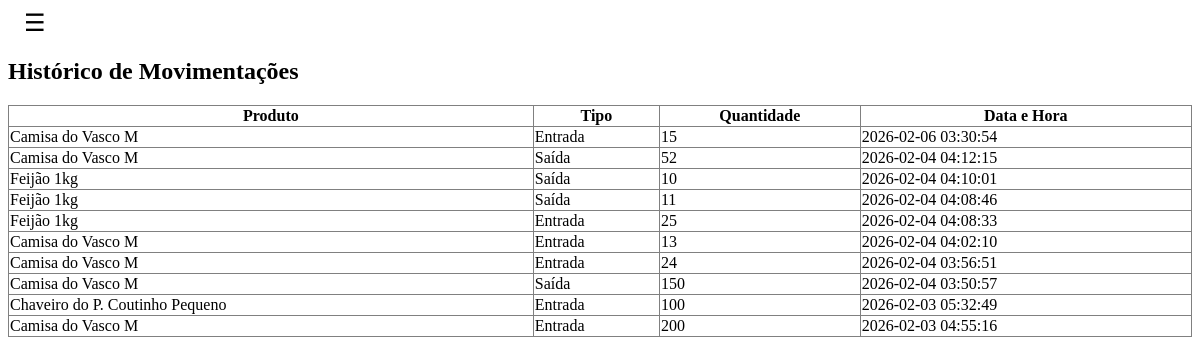
The page /historico_movimentacoes on the database as committed earlier.
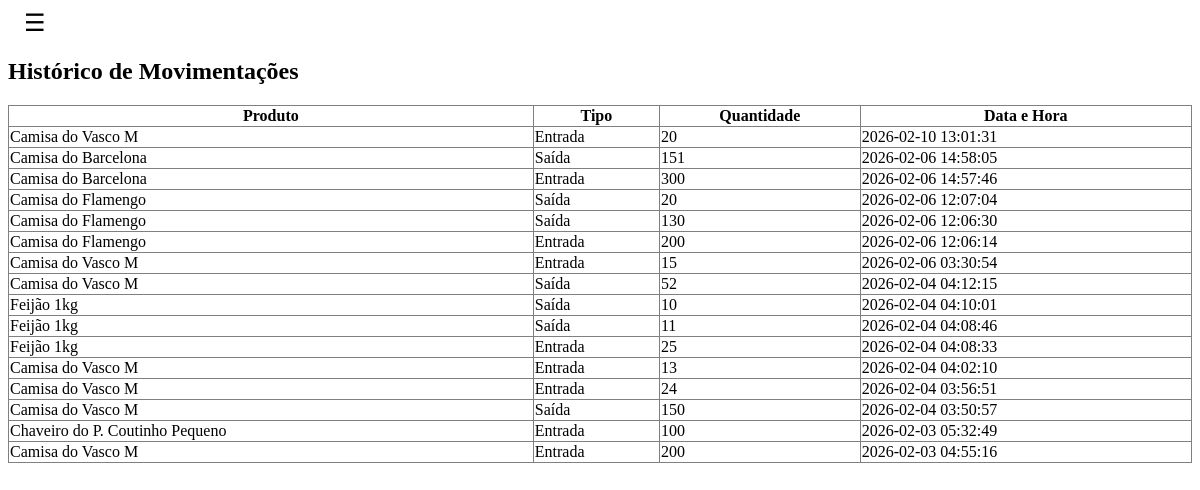
The same page on the database as committed later.
### tables this page shows
CREATE TABLE movimentacoes (
    id INTEGER PRIMARY KEY AUTOINCREMENT,
    produto_id INTEGER NOT NULL,
    tipo TEXT NOT NULL,
    quantidade INTEGER NOT NULL,
    data DATETIME DEFAULT CURRENT_TIMESTAMP,
    usuario_id INTEGER NOT NULL,
    FOREIGN KEY (produto_id) REFERENCES produtos(id),
    FOREIGN KEY (usuario_id) REFERENCES usuarios(id)
);

CREATE TABLE produtos (
    id INTEGER PRIMARY KEY AUTOINCREMENT,
    nome TEXT NOT NULL,
    codigo TEXT UNIQUE NOT NULL,
    categoria TEXT,
    quantidade INTEGER NOT NULL DEFAULT 0,
    estoque_minimo INTEGER NOT NULL,
    preco_custo REAL,
    preco_venda REAL
);

### app.py (the view)
@app.route("/historico_movimentacoes")
def historico_movimentacoes():
    conn = get_db_connection()
    cursor = conn.cursor()
    cursor.execute("""
        SELECT m.id, p.nome, m.tipo, m.quantidade, m.data AS data_hora
        FROM movimentacoes m
        JOIN produtos p ON m.produto_id = p.id
        ORDER BY m.data DESC
    """)
    movimentacoes = cursor.fetchall()
    conn.close()
    return render_template("historico_movimentacoes.html", movimentacoes=movimentacoes)

### app.py (called while the page is built)
def get_db_connection():
  conn = sqlite3.connect('estoque.db')
  conn.row_factory = sqlite3.Row
  return conn

### templates/historico_movimentacoes.html (shortened to what this page needs)
<link rel="stylesheet" href="{{ url_for('static', filename='historico_mov.css') }}">
<div class="navbar">
  <button onclick="menu.hidden^=1"> ☰ </button>
</div>
<h2>Histórico de Movimentações</h2>
<table border="1">
  <tr>
    <th>Produto</th>
    <th>Tipo</th>
    <th>Quantidade</th>
    <th>Data e Hora</th>
  </tr>
  {% for movimentacao in movimentacoes %}
  <tr>
    <td>{{ movimentacao["nome"] }}</td>
    <td>
      {% if movimentacao["tipo"] == "saida" %}
      Saída
      {% else %}
      Entrada
      {% endif %}
    </td>
    <td>{{ movimentacao["quantidade"] }}</td>
    <td>{{ movimentacao["data_hora"] }}</td>
  </tr>
  {% endfor %}
</table>

### static/historico_mov.css (style rules this page uses)
.navbar > button { background: none; border: none; font-size: 24px; cursor: pointer; }
.navbar { position: relative; display: flex; align-items: flex-start; transition: transform 0.2s ease-in-out; transform-origin: left center; }
.navbar > button { transition: transform 0.15s ease-in-out; transform-origin: center; }
button { margin-left: 10px; }
table { width: 100%; border-collapse: collapse; }

Rows that differ between the two databases and show on the page:
added movimentacoes: nome "Camisa do Vasco M", tipo "Entrada", quantidade "20", data_hora "2026-02-10 13:01:31"
added movimentacoes: nome "Camisa do Barcelona", tipo "Saída", quantidade "151", data_hora "2026-02-06 14:58:05"
added movimentacoes: nome "Camisa do Barcelona", tipo "Entrada", quantidade "300", data_hora "2026-02-06 14:57:46"
added movimentacoes: nome "Camisa do Flamengo", tipo "Saída", quantidade "20", data_hora "2026-02-06 12:07:04"
added movimentacoes: nome "Camisa do Flamengo", tipo "Saída", quantidade "130", data_hora "2026-02-06 12:06:30"
added movimentacoes: nome "Camisa do Flamengo", tipo "Entrada", quantidade "200", data_hora "2026-02-06 12:06:14"
